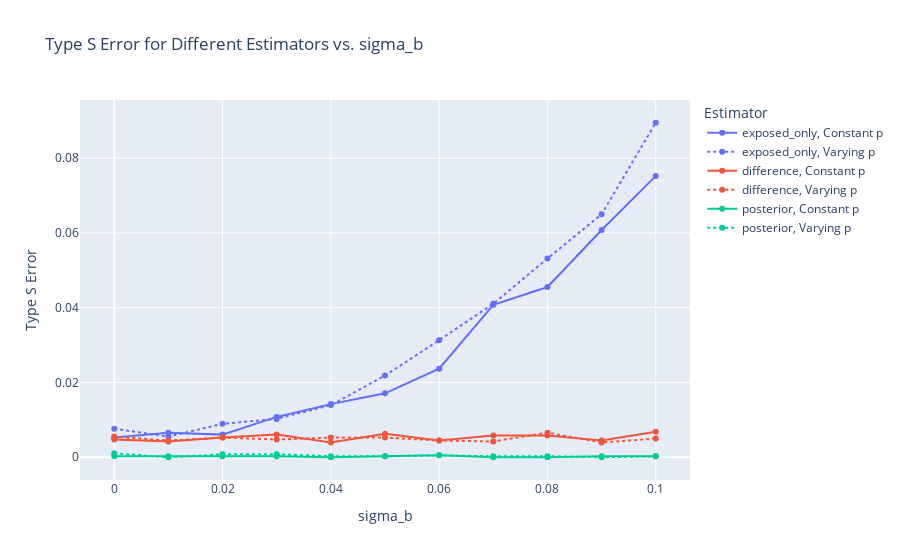

Notebook code for this chart:
### Code cell
# Create the plot using Plotly
fig_type_s = px.line(
    pd.concat(
        [
            df_const_p.assign(LineStyle="Constant p"),
            df_vary_p.assign(LineStyle="Varying p"),
        ]
    ),
    x="sigma_b",
    y="type_s_rate",
    color="estimator",
    line_dash="LineStyle",
    markers=True,
    title="Type S Error for Different Estimators vs. sigma_b",
    labels={"sigma_b": "sigma_b", "type_s_rate": "Type S Error"},
)

# Update the legend to remove linestyle
fig_type_s.update_layout(legend_title_text="Estimator")

fig_type_s.show()

### Figure 1 — Plotly figure (JSON) as saved in the notebook; plotly's stock layout.template omitted (floating-point values rounded to 4 significant figures)
{"data": [{"hovertemplate": "estimator=exposed_only<br>LineStyle=Constant p<br>sigma_b=%{x}<br>Type S Error=%{y}<extra></extra>", "legendgroup": "exposed_only, Constant p", "line": {"color": "#636efa", "dash": "solid"}, "marker": {"symbol": "circle"}, "mode": "lines+markers", "name": "exposed_only, Constant p", "orientation": "v", "showlegend": true, "type": "scatter", "x": [0.0, 0.01, 0.02, 0.03, 0.04, 0.05, 0.06, 0.07, 0.08, 0.09, 0.1], "xaxis": "x", "y": [0.005263, 0.006579, 0.006053, 0.01079, 0.01421, 0.01711, 0.02368, 0.04079, 0.04553, 0.06079, 0.07526], "yaxis": "y"}, {"hovertemplate": "estimator=exposed_only<br>LineStyle=Varying p<br>sigma_b=%{x}<br>Type S Error=%{y}<extra></extra>", "legendgroup": "exposed_only, Varying p", "line": {"color": "#636efa", "dash": "dot"}, "marker": {"symbol": "circle"}, "mode": "lines+markers", "name": "exposed_only, Varying p", "orientation": "v", "showlegend": true, "type": "scatter", "x": [0.0, 0.01, 0.02, 0.03, 0.04, 0.05, 0.06, 0.07, 0.08, 0.09, 0.1], "xaxis": "x", "y": [0.007632, 0.005526, 0.008947, 0.01026, 0.01395, 0.02184, 0.03132, 0.04105, 0.05316, 0.065, 0.08947], "yaxis": "y"}, {"hovertemplate": "estimator=difference<br>LineStyle=Constant p<br>sigma_b=%{x}<br>Type S Error=%{y}<extra></extra>", "legendgroup": "difference, Constant p", "line": {"color": "#EF553B", "dash": "solid"}, "marker": {"symbol": "circle"}, "mode": "lines+markers", "name": "difference, Constant p", "orientation": "v", "showlegend": true, "type": "scatter", "x": [0.0, 0.01, 0.02, 0.03, 0.04, 0.05, 0.06, 0.07, 0.08, 0.09, 0.1], "xaxis": "x", "y": [0.004737, 0.004211, 0.005263, 0.006053, 0.003947, 0.006316, 0.004474, 0.005789, 0.005789, 0.004474, 0.006842], "yaxis": "y"}, {"hovertemplate": "estimator=difference<br>LineStyle=Varying p<br>sigma_b=%{x}<br>Type S Error=%{y}<extra></extra>", "legendgroup": "difference, Varying p", "line": {"color": "#EF553B", "dash": "dot"}, "marker": {"symbol": "circle"}, "mode": "lines+markers", "name": "difference, Varying p", "orientation": "v", "showlegend": true, "type": "scatter", "x": [0.0, 0.01, 0.02, 0.03, 0.04, 0.05, 0.06, 0.07, 0.08, 0.09, 0.1], "xaxis": "x", "y": [0.005526, 0.004474, 0.005263, 0.004737, 0.005263, 0.005263, 0.004474, 0.004211, 0.006579, 0.003947, 0.005], "yaxis": "y"}, {"hovertemplate": "estimator=posterior<br>LineStyle=Constant p<br>sigma_b=%{x}<br>Type S Error=%{y}<extra></extra>", "legendgroup": "posterior, Constant p", "line": {"color": "#00cc96", "dash": "solid"}, "marker": {"symbol": "circle"}, "mode": "lines+markers", "name": "posterior, Constant p", "orientation": "v", "showlegend": true, "type": "scatter", "x": [0.0, 0.01, 0.02, 0.03, 0.04, 0.05, 0.06, 0.07, 0.08, 0.09, 0.1], "xaxis": "x", "y": [0.0002632, 0.0002632, 0.0002632, 0.0002632, 0.0, 0.0002632, 0.0005263, 0.0, 0.0, 0.0002632, 0.0002632], "yaxis": "y"}, {"hovertemplate": "estimator=posterior<br>LineStyle=Varying p<br>sigma_b=%{x}<br>Type S Error=%{y}<extra></extra>", "legendgroup": "posterior, Varying p", "line": {"color": "#00cc96", "dash": "dot"}, "marker": {"symbol": "circle"}, "mode": "lines+markers", "name": "posterior, Varying p", "orientation": "v", "showlegend": true, "type": "scatter", "x": [0.0, 0.01, 0.02, 0.03, 0.04, 0.05, 0.06, 0.07, 0.08, 0.09, 0.1], "xaxis": "x", "y": [0.001053, 0.0, 0.0007895, 0.0007895, 0.0002632, 0.0002632, 0.0005263, 0.0002632, 0.0002632, 0.0, 0.0002632], "yaxis": "y"}], "layout": {"legend": {"title": {"text": "Estimator"}, "tracegroupgap": 0}, "title": {"text": "Type S Error for Different Estimators vs. sigma_b"}, "xaxis": {"anchor": "y", "domain": [0, 1], "title": {"text": "sigma_b"}}, "yaxis": {"anchor": "x", "domain": [0, 1], "title": {"text": "Type S Error"}}}}
